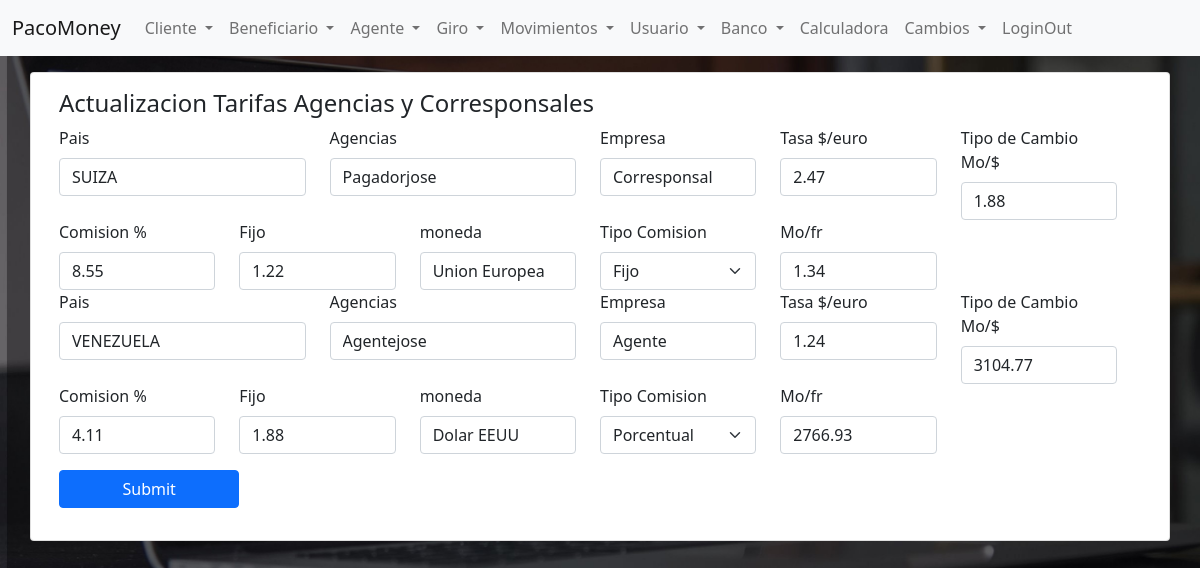
/agencias.php, run on an earlier commit of the app's database.
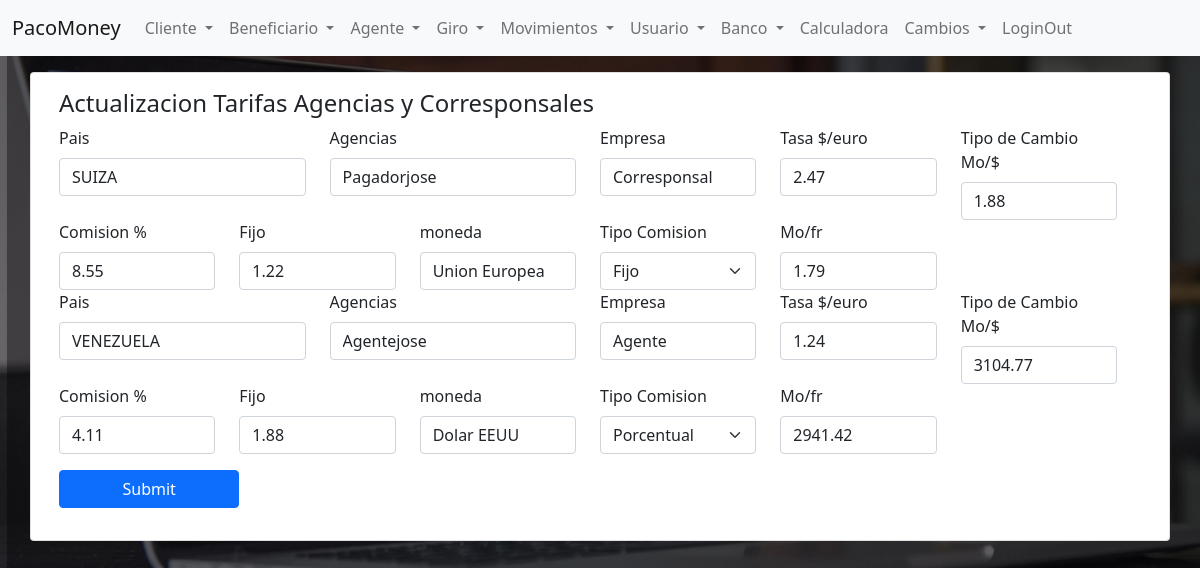
And on a later commit of the database.
### tables this page shows
CREATE TABLE `pagador` (
  `idPagador` int(11) NOT NULL,
  `pagador` varchar(150) NOT NULL,
  `idPais` int(11) NOT NULL,
  `pa_provincia` varchar(150) NOT NULL,
  `pa_ciudad` varchar(150) NOT NULL,
  `pa_direccion` varchar(250) NOT NULL,
  `pa_tlf` varchar(50) NOT NULL,
  `pa_email` varchar(100) NOT NULL,
  `pa_cp` varchar(100) NOT NULL,
  `pa_Director` varchar(150) NOT NULL,
  `pa_tlfDirector` varchar(50) NOT NULL,
  `pa_emailDirector` varchar(100) NOT NULL,
  `pa_tlfEnvios` varchar(50) NOT NULL,
  `pa_emailEnvios` varchar(100) NOT NULL,
  `pa_GteContabilidad` varchar(150) NOT NULL,
  `pa_tlfContabilidad` varchar(50) NOT NULL,
  `pa_emailContabilidad` varchar(100) NOT NULL,
  `pa_horarios` varchar(250) NOT NULL,
  `pa_contrato` varchar(250) NOT NULL,
  `pa_inicioOperaciones` date NOT NULL,
  `pa_limite` int(11) NOT NULL,
  `pa_web` varchar(250) NOT NULL,
  `pa_conciliarCada` int(11) NOT NULL,
  `idMoneda` int(11) NOT NULL,
  `pa_comision` decimal(3,2) NOT NULL,
  `pa_fijo` decimal(10,2) NOT NULL,
  `idTipoComision` int(11) NOT NULL,
  `idTipoEmpresa` int(11) NOT NULL,
  `pa_tasa` decimal(20,2) NOT NULL,
  `pa_tipoCambio` decimal(20,2) NOT NULL,
  `pa_impuesto` decimal(20,2) NOT NULL,
  `idEstado` int(11) NOT NULL
);

CREATE TABLE `pais` (
  `idPais` int(11) NOT NULL,
  `pais` varchar(100) NOT NULL,
  `idMoneda` int(11) NOT NULL,
  `idMonedaEnvio` int(11) NOT NULL,
  `tipoCambio` decimal(65,2) NOT NULL,
  `porcentajeTipoCambio` decimal(20,2) NOT NULL,
  `fijo` decimal(65,2) NOT NULL,
  `porcentaje` decimal(20,2) NOT NULL,
  `idTipoComision` int(11) NOT NULL
);

CREATE TABLE `tipoempresa` (
  `idTipoEmpresa` int(11) NOT NULL,
  `tipoEmpresa` varchar(50) NOT NULL
);

CREATE TABLE `moneda` (
  `idMoneda` int(11) NOT NULL,
  `mo_codigo` varchar(50) NOT NULL,
  `moneda` varchar(100) NOT NULL
);

### agenciasTarifas.php (called while the page is built)
<?php
require_once 'conexion.php';
$action = 1;
if ($action == 1) {
    $sql = "SELECT u.idPagador, u.pagador,p.idPais, p.pais, p.tipoCambio, p.porcentajeTipoCambio,
    u.pa_tasa,u.pa_tipoCambio, u.pa_comision,
    u.pa_fijo, u.idTipoComision, e.tipoEmpresa, m.moneda
    FROM pagador AS u
    JOIN pais AS p ON u.idPais = p.idPais
    JOIN tipoempresa AS e ON u.idTipoEmpresa = e.idTipoEmpresa
    JOIN moneda AS m ON u.idMoneda = m.idMoneda
    ORDER BY pais,tipoEmpresa ASC";
    $sentencia = $mbd->prepare($sql);
    $sentencia->execute();
}

### agencias.php (the view, shortened to what this page needs)
<?php
require_once "encabezado.php";
require_once "listas.php";
require_once "agenciasTarifas.php";
?>
<div class="container">
    <div class="row d-flex mt-3">
        <div class="card">
            <div class="card-body">
                <h4 class="card-title">Actualizacion Tarifas Agencias y Corresponsales</h4>
                <form action="pagadorData.php" method="post" id="frmPagadorTasaCambio" class="row needs-validation" novalidate>
                    <?php while ($fila = $sentencia->fetch(PDO::FETCH_ASSOC)) { ?>
                        <div class="row">
                            <div class="col-12 col-md-3">
                                <label for="Pais" class="form-label">Pais</label>
                                <input type="text" name="Pais" id="Pais" class="form-control" Value="<?php echo $fila["pais"] ?>" required>
                            </div>
                            <div class="col-12 col-md-3">
                                <label for="pagador" class="form-label">Agencias</label>
                                <input type="text" name="pagador" id="pagador" class="form-control" Value="<?php echo $fila["pagador"] ?>" required>
                            </div>
                            <div class="col-12 col-md-2">
                                <label for="tipoEmpresa" class="form-label">Empresa</label>
                                <input type="text" name="tipoEmpresa" id="tipoEmpresa" class="form-control" Value="<?php echo $fila["tipoEmpresa"] ?>" required>
                            </div>
                            <div class="col-12 col-md-2">
                                <label for="pa_tasa" class="form-label">Tasa $/euro</label>
                                <input type="number" step="0.01" name="tasa[<?php echo $fila["idPagador"] ?>]" id="pa_tasa" class="form-control" Value="<?php echo $fila["pa_tasa"] ?>" required>
                            </div>
                            <div class="col-12 col-md-2">
                                <label for="pa_tipoCambio" class="form-label">Tipo de Cambio Mo/$</label>
                                <input type="number" step="0.01" name="tipoCambio[<?php echo $fila["idPagador"] ?>]" id="pa_tipoCambio" class="form-control" Value="<?php echo $fila["pa_tipoCambio"] ?>" required>
                            </div>
                        </div>
                        <div class="row">
                            <div class="col-12 col-md-2">
                                <label for="pa_comision" class="form-label">Comision %</label>
                                <input type="number" step="0.01" name="comision[<?php echo $fila["idPagador"] ?>]" id="pa_comision" class="form-control" Value="<?php echo $fila["pa_comision"] ?>" required>
                            </div>
                            <div class="col-12 col-md-2">
                                <label for="pa_fijo" class="form-label">Fijo</label>
                                <input type="number" step="0.01" name="fijo[<?php echo $fila["idPagador"] ?>]" id="pa_fijo" class="form-control" Value="<?php echo $fila["pa_fijo"] ?>" required>
                            </div>
                            <div class="col-12 col-md-2">
                                <label for="moneda" class="form-label">moneda</label>
                                <input type="text" name="moneda" id="moneda" class="form-control" Value="<?php echo $fila["moneda"] ?>" required>
                            </div>
                            <div class="col-12 col-md-2">
                                <label for="idTipoComision" class="form-label">Tipo Comision</label>
                                <select class="form-select" name="idTipoComision[<?php echo $fila["idPagador"] ?>]" id="idTipoComision" required>
                                    <option value="1" <?php echo $fila["idTipoComision"] == 1 ? "selected" : "" ?>> Porcentual</option>
                                    <option value="2" <?php echo $fila["idTipoComision"] == 2 ? "selected" : "" ?>> Fijo</option>
                                </select>
                            </div>
                            <div class="col-12 col-md-2">
                                <label for="tasaLocalFranco" class="form-label">Mo/fr</label>
                                <input type="number" step="0.01" name="" id="tasaLocalFranco" class="form-control" Value="<?php echo round($fila["pa_tipoCambio"]*(1/$fila["tipoCambio"])*(1+($fila["porcentajeTipoCambio"]/100)),2) ?>" required>
                            </div>
                        </div>
                    <?php } ?>
                    <div class="col-12">
                        <button type="submit" class="btn btn-primary mt-3 col-12 col-md-2 mb-3" id="btnUsuario">Submit</button>
                    </div>
                </form>
            </div>
        </div>
    </div>
</div>
<?php
require_once "pie.php"
?>

### encabezado.php (shortened to what this page needs)
<!DOCTYPE html>
<html lang="es">
<head>
  <link rel="stylesheet" href="css/bootstrap.min.css">
  <link rel="stylesheet" href="css/select2.min.css">
  <link rel="stylesheet" href="css/select2b4.min.css">
  <link rel="stylesheet" href="css/stylepanel.css">
  <link rel="stylesheet" href="css/remesas.css">
  <link rel="stylesheet" href="plugins/datatables-bs4/css/dataTables.bootstrap4.min.css">
  <link rel="stylesheet" href="plugins/datatables-responsive/css/responsive.bootstrap4.min.css">
  <link rel="stylesheet" href="plugins/datatables-buttons/css/buttons.bootstrap4.min.css">
  <link rel="stylesheet" href="css/sweetalert2.css ">
</head>
<body>
  <nav class="navbar navbar-expand-lg navbar-light bg-light">
    <div class="container-fluid">
      <a class="navbar-brand" href="panel.php">PacoMoney</a>
      <div class="collapse navbar-collapse" id="navbarNavDropdown">
        <ul class="navbar-nav">
          <li class="nav-item dropdown">
            <a class="nav-link dropdown-toggle" href="#" id="navbarCliente" role="button" data-bs-toggle="dropdown" aria-expanded="false">
              Cliente
            </a>
          </li>
          <li class="nav-item dropdown">
            <a class="nav-link dropdown-toggle" href="#" id="navbarBeneficiario" role="button" data-bs-toggle="dropdown" aria-expanded="false">
              Beneficiario
            </a>
          </li>
          <li class="nav-item dropdown">
            <a class="nav-link dropdown-toggle" href="#" id="navbarAgente" role="button" data-bs-toggle="dropdown" aria-expanded="false">
              Agente
            </a>
          </li>
          <li class="nav-item dropdown">
            <a class="nav-link dropdown-toggle" href="#" id="navbarGiro" role="button" data-bs-toggle="dropdown" aria-expanded="false">
              Giro
            </a>
          </li>
          <li class="nav-item dropdown">
            <a class="nav-link dropdown-toggle" href="#" id="navbarMovimiento" role="button" data-bs-toggle="dropdown" aria-expanded="false">
              Movimientos
            </a>
          </li>
          <li class="nav-item dropdown">
            <a class="nav-link dropdown-toggle" href="#" id="navbarUsuario" role="button" data-bs-toggle="dropdown" aria-expanded="false">
              Usuario
            </a>
          </li>
          <li class="nav-item dropdown">
            <a class="nav-link dropdown-toggle" href="#" id="navbarBanco" role="button" data-bs-toggle="dropdown" aria-expanded="false">
              Banco
            </a>
          </li>
          <li class="nav-item">
            <a class="nav-link" href="calculadora.php">Calculadora</a>
          </li>
          <li class="nav-item dropdown">
            <a class="nav-link dropdown-toggle" href="#" id="navbarCliente" role="button" data-bs-toggle="dropdown" aria-expanded="false">
              Cambios
            </a>
          </li>
          <li class="nav-item">
            <a class="nav-link" href="loginOut.php">LoginOut</a>
          </li>
        </ul>
      </div>
    </div>
  </nav>

### pie.php (shortened to what this page needs)
</body>
</html>

### css/stylepanel.css (style rules this page uses)
body { margin: 0; background-image: url("../img/pcb.jpg"); background-size: cover; background-repeat: no-repeat; }

What changed in the data, as far as the page shows it:
changed through a linked row, pagador "Pagadorjose": pa_tipoCambio.porcentajeTipoCambio "1.34" → "1.79"
changed through a linked row, pagador "Agentejose": pa_tipoCambio.porcentajeTipoCambio "2766.93" → "2941.42"
